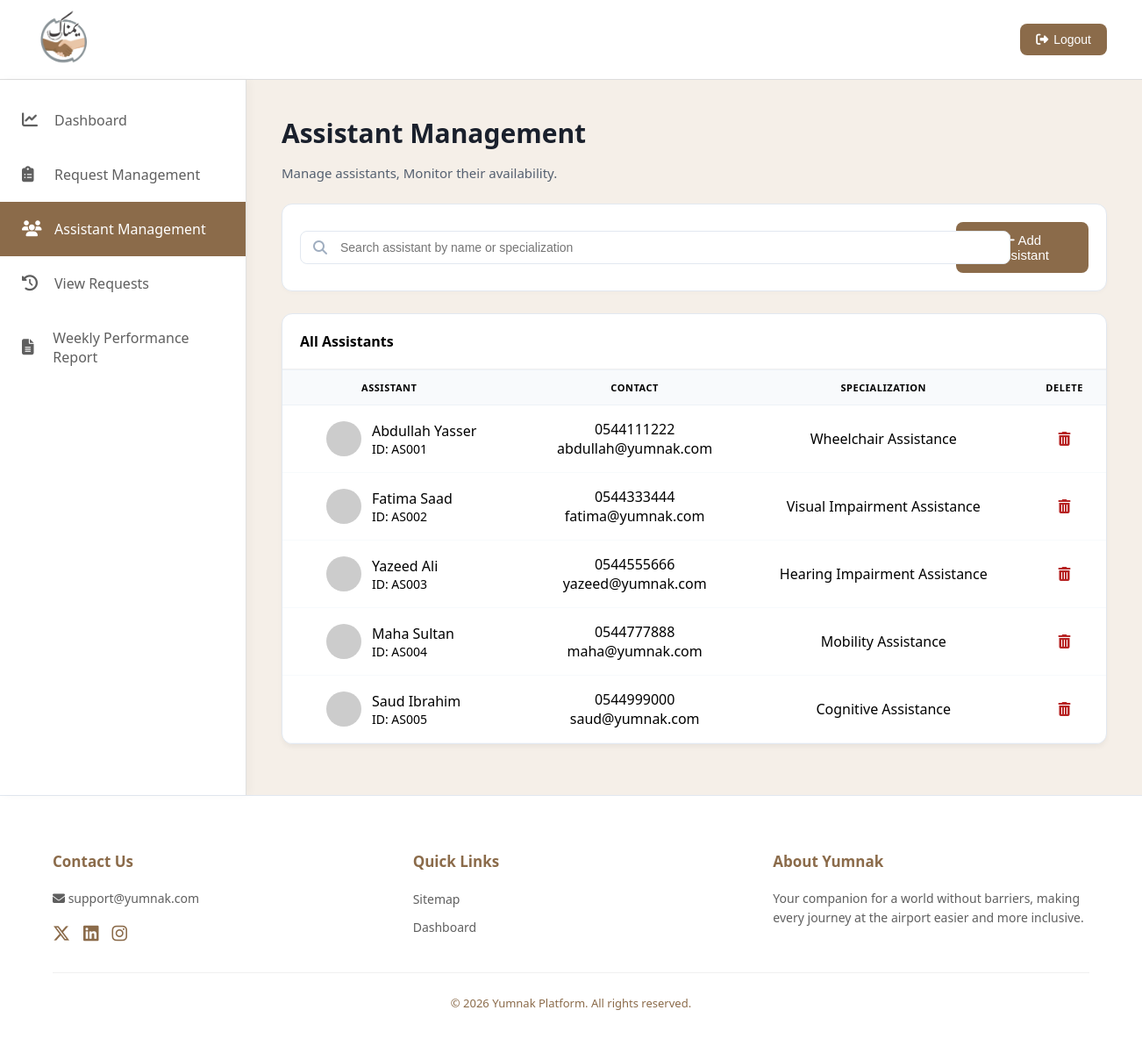
The app's page /Assistant_Management.php (signed in) with its own data.
### tables this page shows
CREATE TABLE ASSISTANT (
    AssistantID INT(11) AUTO_INCREMENT PRIMARY KEY,
    Name VARCHAR(100) NOT NULL,
    Phone VARCHAR(20) NOT NULL,
    Email VARCHAR(100) UNIQUE NOT NULL,
    Specialization ENUM(
        'Wheelchair Assistance', 
        'Mobility Assistance', 
        'Visual Impairment Assistance', 
        'Hearing Impairment Assistance', 
        'Cognitive Assistance'
    ) NOT NULL,
    AdminID INT,
    FOREIGN KEY (AdminID) REFERENCES ADMIN(AdminID) ON DELETE SET NULL
);

### Assistant_Management.php (the view, shortened to what this page needs)
<?php
require 'db_connection.php';
$result = $conn->query("SELECT * FROM ASSISTANT");
?>
<!DOCTYPE html>
<html lang="ar" dir="ltr">
<head>
    <link rel="stylesheet" href="https://cdnjs.cloudflare.com/ajax/libs/font-awesome/6.5.1/css/all.min.css">
    <link rel="stylesheet" href="StyleM.css">
</head>
<body>
    <header>
        <div class="logo">
            <img src="Image/Yumnak-Logo.png" alt="Yumnak Logo">
        </div>
        <div class="logout">
            <button onclick="window.location.href='logout.php'">
                <i class="fas fa-sign-out-alt"></i> Logout
            </button>
        </div>
    </header>
    <div class="container">
        <aside class="sidebar">
    <a href="Admin-Dashboard.php" class="sidebar-item">
        <i class="fa-solid fa-chart-line"></i> Dashboard
    </a>
    <a href="request-management.php" class="sidebar-item">
        <i class="fa-solid fa-clipboard-list"></i> Request Management
    </a>
    <a href="Assistant_Management.php" class="sidebar-item active">
        <i class="fa-solid fa-users"></i> Assistant Management
    </a>
    <a href="view-requests.php" class="sidebar-item">
        <i class="fa-solid fa-clock-rotate-left"></i> View Requests
    </a>
    <a href="Weekly_Performance.php" class="sidebar-item">
        <i class="fa-solid fa-file-lines"></i> Weekly Performance Report
    </a>
</aside>
        <main class="main-content">
            <div class="headline">
                <h1>Assistant Management</h1>
                <p>Manage assistants, Monitor their availability.</p>
            </div>
            <div class="action-bar">
                <div class="search-container">
                 <i class="fa-solid fa-magnifying-glass"></i>
                 <input type="text" id="searchInput" placeholder="Search assistant by name or specialization">
            </div>
                <button class="btn-add" onclick="window.location.href='Add_Assistant.php'"><i class="fa-solid fa-plus"></i> Add Assistant</button>
            </div>
            <div class="table-container">
                <div class="table-header-title">All Assistants</div>
                <table>
                    <thead>
                        <tr>
                            <th>ASSISTANT</th>
                            <th>CONTACT</th>
                            <th>SPECIALIZATION</th>
                            <th>DELETE</th>
                        </tr>
                    </thead>
                    <tbody>
                        <?php
                        if ($result->num_rows > 0) {
                            while($row = $result->fetch_assoc()) {
                                $avatarUrl = "https://ui-avatars.com/api/?name=" . urlencode($row['Name']) . "&background=random";
                        ?>
                        <tr>
                            <td>
                                <div class="user-info">
                                    <img src="<?php echo $avatarUrl; ?>" alt="Avatar">
                                    <div>
                                        <div class="name"><?php echo htmlspecialchars($row['Name']); ?></div>
                                        <div class="id">ID: AS00<?php echo htmlspecialchars($row['AssistantID']); ?></div>
                                    </div>
                                </div>
                            </td>
                            <td>
                                <div class="contact-info">
                                    <span><?php echo htmlspecialchars($row['Phone']); ?></span>
                                    <span class="email"><?php echo htmlspecialchars($row['Email']); ?></span>
                                </div>
                            </td>
                            <td><?php echo htmlspecialchars($row['Specialization']); ?></td>
                            <td>
                                <a href="?delete_id=<?php echo $row['AssistantID']; ?>" class="btn-delete" onclick="return confirm('Are You Sure You Want To Delete This Assistant?');">
                                    <i class="fa-solid fa-trash-can"></i>
                                </a>
                            </td>
                        </tr>
                        <?php
                            }
                        } else {
                            echo "<tr><td colspan='4'>No Assistants Found.</td></tr>";
                        }
                        ?>
                    </tbody>
                </table>
            </div>
        </main>
    </div>
    <footer class="footer">
    <div class="footer-content">
        <div class="footer-section">
            <h4>Contact Us</h4>
            <p><i class="fas fa-envelope"></i> support@yumnak.com</p>
            <div class="social-icons">
                <a href="#"><i class="fa-brands fa-x-twitter"></i></a>
                <a href="#"><i class="fab fa-linkedin"></i></a>
                <a href="#"><i class="fab fa-instagram"></i></a>
            </div>
        </div>
        <div class="footer-section">
            <h4>Quick Links</h4>
            <ul class="footer-links">
                <li><a href="#">Sitemap</a></li>
                <li><a href="Admin-Dashboard.php">Dashboard</a></li>
            </ul>
        </div>
        <div class="footer-section about-yumnak">
            <h4>About Yumnak</h4>
            <p>Your companion for a world without barriers, making every journey at the airport easier and more inclusive.</p>
        </div>
    </div>
    <div class="footer-bottom">
        &copy; 2026 Yumnak Platform. All rights reserved.
    </div>
</footer>
</body>
</html>

### records on screen
assistant: Name "Abdullah Yasser", AssistantID "1", Phone "0544111222", Email "abdullah@yumnak.com", Specialization "Wheelchair Assistance"
assistant: Name "Fatima Saad", AssistantID "2", Phone "0544333444", Email "fatima@yumnak.com", Specialization "Visual Impairment Assistance"
assistant: Name "Yazeed Ali", AssistantID "3", Phone "0544555666", Email "yazeed@yumnak.com", Specialization "Hearing Impairment Assistance"
assistant: Name "Maha Sultan", AssistantID "4", Phone "0544777888", Email "maha@yumnak.com", Specialization "Mobility Assistance"
assistant: Name "Saud Ibrahim", AssistantID "5", Phone "0544999000", Email "saud@yumnak.com", Specialization "Cognitive Assistance"
